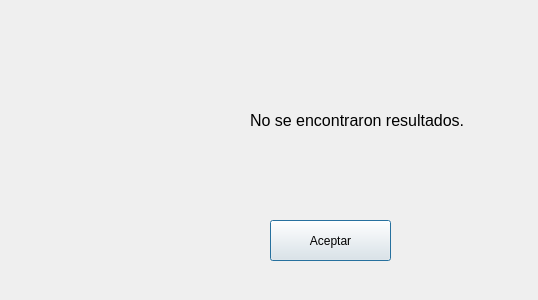
<?xml version="1.0" encoding="UTF-8"?>
<ui version="4.0">
 <class>Dialog</class>
 <widget class="QDialog" name="Dialog">
  <property name="geometry">
   <rect>
    <x>0</x>
    <y>0</y>
    <width>538</width>
    <height>300</height>
   </rect>
  </property>
  <property name="windowTitle">
   <string>Dialog</string>
  </property>
  <widget class="QLabel" name="label">
   <property name="geometry">
    <rect>
     <x>30</x>
     <y>30</y>
     <width>161</width>
     <height>161</height>
    </rect>
   </property>
   <property name="text">
    <string/>
   </property>
   <property name="pixmap">
    <pixmap>./assets/icons/warning.png</pixmap>
   </property>
   <property name="scaledContents">
    <bool>true</bool>
   </property>
  </widget>
  <widget class="QPushButton" name="acceptButton">
   <property name="geometry">
    <rect>
     <x>270</x>
     <y>220</y>
     <width>121</width>
     <height>41</height>
    </rect>
   </property>
   <property name="text">
    <string>Aceptar</string>
   </property>
  </widget>
  <widget class="QLabel" name="label_2">
   <property name="geometry">
    <rect>
     <x>250</x>
     <y>90</y>
     <width>231</width>
     <height>61</height>
    </rect>
   </property>
   <property name="font">
    <font>
     <family>Arial</family>
     <pointsize>12</pointsize>
    </font>
   </property>
   <property name="text">
    <string>No se encontraron resultados.</string>
   </property>
  </widget>
 </widget>
 <resources/>
 <connections/>
</ui>
